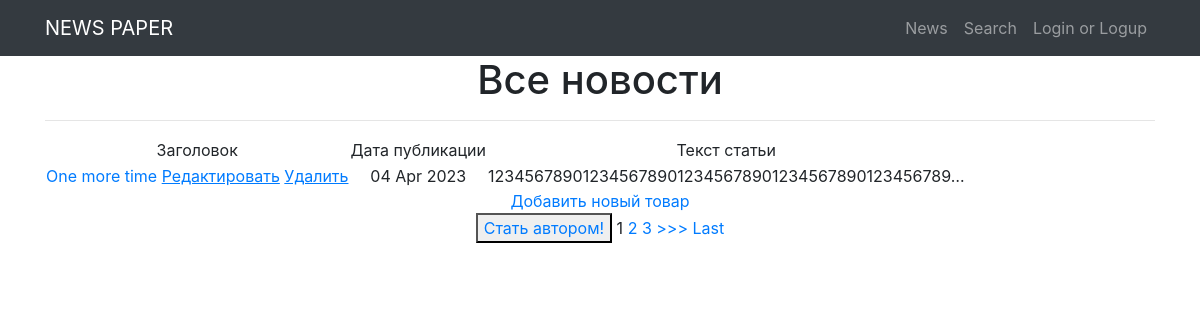
Page /news/ on the committed database.
### News/models.py (models this page shows, shortened)
class Post(models.Model):
    article = 'AR'
    new = 'NW'
    TYPES = [
        (article, 'Статья'),
        (new, 'Новость')
    ]
    type = models.CharField(max_length=2, choices=TYPES, default=article)
    time_post = models.DateTimeField(auto_now_add=True)
    name = models.CharField(max_length=122)
    text_post = models.TextField()
    rating_post = models.IntegerField(default=0)
    authors = models.ForeignKey(Author, on_delete=models.CASCADE)
    categories = models.ManyToManyField(Category, through='PostCategory')

### News/views.py (the view)
# urls.py: path('', NewsList.as_view(), name='news'),
class NewsList(ListView):
    model = Post
    template_name = 'flatpages/news.html'
    context_object_name = 'news'
    queryset = Post.objects.order_by('-id')
    paginate_by = 1
    def get_context_data(self, **kwargs):
        context = super().get_context_data(**kwargs)
        context['is_not_author'] = not self.request.user.groups.filter(name='authors').exists()
        return context

### templates/flatpages/news.html (shortened to what this page needs)
{% extends 'flatpages/default.html' %}
{% block content %}
    <h1>Все новости</h1>
    <hr>
    {% if news %}
        <table>
            <tr>
                <td>
                    Заголовок
                </td>
                <td>
                    Дата публикации
                </td>
                <td>
                    Текст статьи
                </td>
            </tr>
        {% for new in news %}
            <tr>
                <td>
                    <a href="{% url 'new' new.id %}"> {{ new.name }} </a>
                    <a href="{% url 'post_update' new.id %}"> <u>Редактировать</u> </a>
                    <a href="{% url 'delete' new.id %}"><u> Удалить </u></a>
                </td>
                <td>
                    {{ new.time_post|date:'d M Y' }}
                </td>
                <td>
                    {{ new.text_post|truncatechars:50 }}
                </td>
            </tr>
        {% endfor %}
        </table>
    {% else %}
        <h2>Новостей нет!</h2>
    {% endif %}
    <a href="{% url 'add' %}">Добавить новый товар</a> <br>
    {% if is_not_author %}
        <button> <a href="upgrade/"> Стать автором!</a> </button>
    {% endif %}
    {% if is_paginated %}
        {% for num in page_obj.paginator.page_range %}
            {% if page_obj.number == num %}
                <a>{{ num }}</a>
            {% elif num > page_obj.number|add:'-3' and num < page_obj.number|add:'3' %}
                <a href="?page={{ num }}">{{ num }}</a>
            {% endif %}
        {% endfor %}
        {% if page_obj.has_next %}
            <a href="?page={{ page_obj.next_page_number }}">>>></a>
            <a href="?page={{ page_obj.paginator.num_pages }}">Last</a>
        {% endif %}
    {% endif %}
{% endblock content %}

### rows in the picture
Post: name "One more time", time_post "04 Apr 2023", text_post "1234567890123456789012345678901234567890123456789…"

### other values in the picture
{{ num }} "1"
{{ num }} "2" "3"
